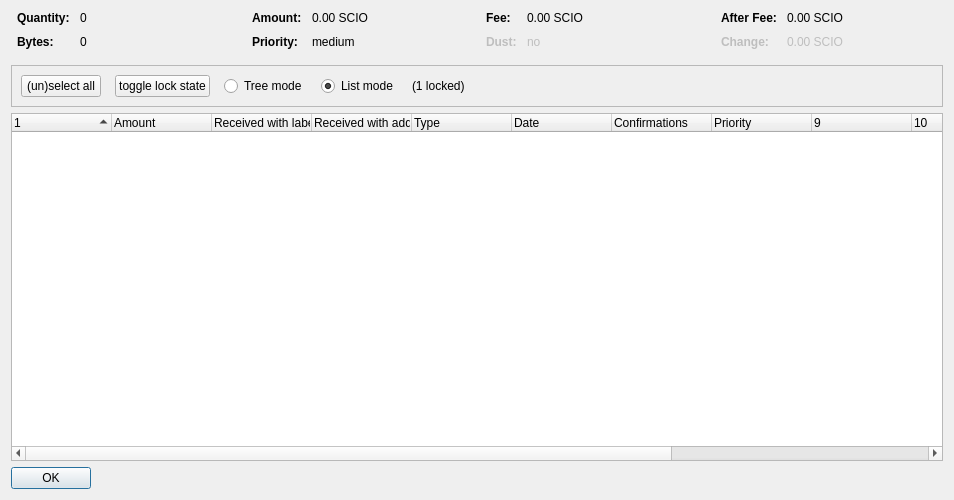
<?xml version="1.0" encoding="UTF-8"?>
<ui version="4.0">
 <class>CoinControlDialog</class>
 <widget class="QDialog" name="CoinControlDialog">
  <property name="geometry">
   <rect>
    <x>0</x>
    <y>0</y>
    <width>954</width>
    <height>500</height>
   </rect>
  </property>
  <property name="windowTitle">
   <string>Coin Selection</string>
  </property>
  <layout class="QVBoxLayout" name="verticalLayout">
   <item>
    <layout class="QHBoxLayout" name="horizontalLayoutTop" stretch="0,0,0,0">
     <property name="topMargin">
      <number>0</number>
     </property>
     <property name="bottomMargin">
      <number>10</number>
     </property>
     <item>
      <layout class="QFormLayout" name="formLayoutCoinControl1">
       <property name="horizontalSpacing">
        <number>10</number>
       </property>
       <property name="verticalSpacing">
        <number>10</number>
       </property>
       <property name="leftMargin">
        <number>6</number>
       </property>
       <property name="rightMargin">
        <number>6</number>
       </property>
       <item row="0" column="0">
        <widget class="QLabel" name="labelCoinControlQuantityText">
         <property name="font">
          <font>
           <weight>75</weight>
           <bold>true</bold>
          </font>
         </property>
         <property name="text">
          <string>Quantity:</string>
         </property>
        </widget>
       </item>
       <item row="0" column="1">
        <widget class="QLabel" name="labelCoinControlQuantity">
         <property name="cursor">
          <cursorShape>IBeamCursor</cursorShape>
         </property>
         <property name="contextMenuPolicy">
          <enum>Qt::ActionsContextMenu</enum>
         </property>
         <property name="text">
          <string notr="true">0</string>
         </property>
         <property name="textInteractionFlags">
          <set>Qt::LinksAccessibleByMouse|Qt::TextSelectableByKeyboard|Qt::TextSelectableByMouse</set>
         </property>
        </widget>
       </item>
       <item row="1" column="0">
        <widget class="QLabel" name="labelCoinControlBytesText">
         <property name="font">
          <font>
           <weight>75</weight>
           <bold>true</bold>
          </font>
         </property>
         <property name="text">
          <string>Bytes:</string>
         </property>
        </widget>
       </item>
       <item row="1" column="1">
        <widget class="QLabel" name="labelCoinControlBytes">
         <property name="cursor">
          <cursorShape>IBeamCursor</cursorShape>
         </property>
         <property name="contextMenuPolicy">
          <enum>Qt::ActionsContextMenu</enum>
         </property>
         <property name="text">
          <string notr="true">0</string>
         </property>
         <property name="textInteractionFlags">
          <set>Qt::LinksAccessibleByMouse|Qt::TextSelectableByKeyboard|Qt::TextSelectableByMouse</set>
         </property>
        </widget>
       </item>
      </layout>
     </item>
     <item>
      <layout class="QFormLayout" name="formLayoutCoinControl2">
       <property name="horizontalSpacing">
        <number>10</number>
       </property>
       <property name="verticalSpacing">
        <number>10</number>
       </property>
       <property name="leftMargin">
        <number>6</number>
       </property>
       <property name="rightMargin">
        <number>6</number>
       </property>
       <item row="0" column="0">
        <widget class="QLabel" name="labelCoinControlAmountText">
         <property name="font">
          <font>
           <weight>75</weight>
           <bold>true</bold>
          </font>
         </property>
         <property name="text">
          <string>Amount:</string>
         </property>
        </widget>
       </item>
       <item row="0" column="1">
        <widget class="QLabel" name="labelCoinControlAmount">
         <property name="cursor">
          <cursorShape>IBeamCursor</cursorShape>
         </property>
         <property name="contextMenuPolicy">
          <enum>Qt::ActionsContextMenu</enum>
         </property>
         <property name="text">
          <string notr="true">0.00 SCIO</string>
         </property>
         <property name="textInteractionFlags">
          <set>Qt::LinksAccessibleByMouse|Qt::TextSelectableByKeyboard|Qt::TextSelectableByMouse</set>
         </property>
        </widget>
       </item>
       <item row="1" column="0">
        <widget class="QLabel" name="labelCoinControlPriorityText">
         <property name="font">
          <font>
           <weight>75</weight>
           <bold>true</bold>
          </font>
         </property>
         <property name="text">
          <string>Priority:</string>
         </property>
        </widget>
       </item>
       <item row="1" column="1">
        <widget class="QLabel" name="labelCoinControlPriority">
         <property name="cursor">
          <cursorShape>IBeamCursor</cursorShape>
         </property>
         <property name="contextMenuPolicy">
          <enum>Qt::ActionsContextMenu</enum>
         </property>
         <property name="text">
          <string>medium</string>
         </property>
         <property name="textInteractionFlags">
          <set>Qt::LinksAccessibleByMouse|Qt::TextSelectableByKeyboard|Qt::TextSelectableByMouse</set>
         </property>
        </widget>
       </item>
      </layout>
     </item>
     <item>
      <layout class="QFormLayout" name="formLayoutCoinControl3">
       <property name="horizontalSpacing">
        <number>10</number>
       </property>
       <property name="verticalSpacing">
        <number>10</number>
       </property>
       <property name="leftMargin">
        <number>6</number>
       </property>
       <property name="rightMargin">
        <number>6</number>
       </property>
       <item row="0" column="0">
        <widget class="QLabel" name="labelCoinControlFeeText">
         <property name="font">
          <font>
           <weight>75</weight>
           <bold>true</bold>
          </font>
         </property>
         <property name="text">
          <string>Fee:</string>
         </property>
        </widget>
       </item>
       <item row="0" column="1">
        <widget class="QLabel" name="labelCoinControlFee">
         <property name="cursor">
          <cursorShape>IBeamCursor</cursorShape>
         </property>
         <property name="contextMenuPolicy">
          <enum>Qt::ActionsContextMenu</enum>
         </property>
         <property name="text">
          <string notr="true">0.00 SCIO</string>
         </property>
         <property name="textInteractionFlags">
          <set>Qt::LinksAccessibleByMouse|Qt::TextSelectableByKeyboard|Qt::TextSelectableByMouse</set>
         </property>
        </widget>
       </item>
       <item row="1" column="0">
        <widget class="QLabel" name="labelCoinControlLowOutputText">
         <property name="enabled">
          <bool>false</bool>
         </property>
         <property name="font">
          <font>
           <weight>75</weight>
           <bold>true</bold>
          </font>
         </property>
         <property name="text">
          <string>Dust:</string>
         </property>
        </widget>
       </item>
       <item row="1" column="1">
        <widget class="QLabel" name="labelCoinControlLowOutput">
         <property name="enabled">
          <bool>false</bool>
         </property>
         <property name="cursor">
          <cursorShape>IBeamCursor</cursorShape>
         </property>
         <property name="contextMenuPolicy">
          <enum>Qt::ActionsContextMenu</enum>
         </property>
         <property name="text">
          <string>no</string>
         </property>
         <property name="textInteractionFlags">
          <set>Qt::LinksAccessibleByMouse|Qt::TextSelectableByKeyboard|Qt::TextSelectableByMouse</set>
         </property>
        </widget>
       </item>
      </layout>
     </item>
     <item>
      <layout class="QFormLayout" name="formLayoutCoinControl4">
       <property name="horizontalSpacing">
        <number>10</number>
       </property>
       <property name="verticalSpacing">
        <number>10</number>
       </property>
       <property name="leftMargin">
        <number>6</number>
       </property>
       <property name="rightMargin">
        <number>6</number>
       </property>
       <item row="0" column="0">
        <widget class="QLabel" name="labelCoinControlAfterFeeText">
         <property name="font">
          <font>
           <weight>75</weight>
           <bold>true</bold>
          </font>
         </property>
         <property name="text">
          <string>After Fee:</string>
         </property>
        </widget>
       </item>
       <item row="0" column="1">
        <widget class="QLabel" name="labelCoinControlAfterFee">
         <property name="cursor">
          <cursorShape>IBeamCursor</cursorShape>
         </property>
         <property name="contextMenuPolicy">
          <enum>Qt::ActionsContextMenu</enum>
         </property>
         <property name="text">
          <string notr="true">0.00 SCIO</string>
         </property>
         <property name="textInteractionFlags">
          <set>Qt::LinksAccessibleByMouse|Qt::TextSelectableByKeyboard|Qt::TextSelectableByMouse</set>
         </property>
        </widget>
       </item>
       <item row="1" column="0">
        <widget class="QLabel" name="labelCoinControlChangeText">
         <property name="enabled">
          <bool>false</bool>
         </property>
         <property name="font">
          <font>
           <weight>75</weight>
           <bold>true</bold>
          </font>
         </property>
         <property name="text">
          <string>Change:</string>
         </property>
        </widget>
       </item>
       <item row="1" column="1">
        <widget class="QLabel" name="labelCoinControlChange">
         <property name="enabled">
          <bool>false</bool>
         </property>
         <property name="cursor">
          <cursorShape>IBeamCursor</cursorShape>
         </property>
         <property name="contextMenuPolicy">
          <enum>Qt::ActionsContextMenu</enum>
         </property>
         <property name="text">
          <string notr="true">0.00 SCIO</string>
         </property>
         <property name="textInteractionFlags">
          <set>Qt::LinksAccessibleByMouse|Qt::TextSelectableByKeyboard|Qt::TextSelectableByMouse</set>
         </property>
        </widget>
       </item>
      </layout>
     </item>
    </layout>
   </item>
   <item>
    <widget class="QFrame" name="frame">
     <property name="minimumSize">
      <size>
       <width>0</width>
       <height>40</height>
      </size>
     </property>
     <property name="frameShape">
      <enum>QFrame::StyledPanel</enum>
     </property>
     <property name="frameShadow">
      <enum>QFrame::Sunken</enum>
     </property>
     <layout class="QHBoxLayout" name="horizontalLayout">
      <item>
       <layout class="QHBoxLayout" name="horizontalLayoutPanel" stretch="0,0,0,0,0,0">
        <property name="spacing">
         <number>14</number>
        </property>
        <item>
         <widget class="QPushButton" name="pushButtonSelectAll">
          <property name="sizePolicy">
           <sizepolicy hsizetype="Maximum" vsizetype="Fixed">
            <horstretch>0</horstretch>
            <verstretch>0</verstretch>
           </sizepolicy>
          </property>
          <property name="text">
           <string>(un)select all</string>
          </property>
          <property name="autoDefault">
           <bool>false</bool>
          </property>
         </widget>
        </item>
        <item>
         <widget class="QPushButton" name="pushButtonToggleLock">
          <property name="sizePolicy">
           <sizepolicy hsizetype="Maximum" vsizetype="Fixed">
            <horstretch>0</horstretch>
            <verstretch>0</verstretch>
           </sizepolicy>
          </property>
          <property name="text">
           <string>toggle lock state</string>
          </property>
          <property name="autoDefault">
           <bool>false</bool>
          </property>
         </widget>
        </item>
        <item>
         <widget class="QRadioButton" name="radioTreeMode">
          <property name="sizePolicy">
           <sizepolicy hsizetype="Maximum" vsizetype="Fixed">
            <horstretch>0</horstretch>
            <verstretch>0</verstretch>
           </sizepolicy>
          </property>
          <property name="text">
           <string>Tree mode</string>
          </property>
         </widget>
        </item>
        <item>
         <widget class="QRadioButton" name="radioListMode">
          <property name="sizePolicy">
           <sizepolicy hsizetype="Maximum" vsizetype="Fixed">
            <horstretch>0</horstretch>
            <verstretch>0</verstretch>
           </sizepolicy>
          </property>
          <property name="text">
           <string>List mode</string>
          </property>
          <property name="checked">
           <bool>true</bool>
          </property>
         </widget>
        </item>
        <item>
         <widget class="QLabel" name="labelLocked">
          <property name="text">
           <string>(1 locked)</string>
          </property>
         </widget>
        </item>
        <item>
         <spacer name="horizontalSpacer">
          <property name="orientation">
           <enum>Qt::Horizontal</enum>
          </property>
          <property name="sizeHint" stdset="0">
           <size>
            <width>40</width>
            <height>20</height>
           </size>
          </property>
         </spacer>
        </item>
       </layout>
      </item>
     </layout>
    </widget>
   </item>
   <item>
    <widget class="CoinControlTreeWidget" name="treeWidget">
     <property name="contextMenuPolicy">
      <enum>Qt::CustomContextMenu</enum>
     </property>
     <property name="sortingEnabled">
      <bool>false</bool>
     </property>
     <property name="columnCount">
      <number>13</number>
     </property>
     <attribute name="headerShowSortIndicator" stdset="0">
      <bool>true</bool>
     </attribute>
     <attribute name="headerStretchLastSection">
      <bool>false</bool>
     </attribute>
     <column>
      <property name="text">
       <string/>
      </property>
     </column>
     <column>
      <property name="text">
       <string>Amount</string>
      </property>
     </column>
     <column>
      <property name="text">
       <string>Received with label</string>
      </property>
     </column>
     <column>
      <property name="text">
       <string>Received with address</string>
      </property>
     </column>
     <column>
      <property name="text">
	<string>Type</string>
      </property>
     </column>
     <column>
      <property name="text">	 
       <string>Date</string>
      </property>
     </column>
     <column>
      <property name="text">
       <string>Confirmations</string>
      </property>
      <property name="toolTip">
       <string>Confirmed</string>
      </property>
     </column>
     <column>
      <property name="text">
       <string>Priority</string>
      </property>
     </column>
     <column>
      <property name="text">
       <string/>
      </property>
     </column>
     <column>
      <property name="text">
       <string/>
      </property>
     </column>
     <column>
      <property name="text">
       <string/>
      </property>
     </column>
     <column>
      <property name="text">
       <string/>
      </property>
     </column>
     <column>
      <property name="text">
       <string/>
      </property>
     </column>
    </widget>
   </item>
   <item>
    <widget class="QDialogButtonBox" name="buttonBox">
     <property name="sizePolicy">
      <sizepolicy hsizetype="Maximum" vsizetype="Fixed">
       <horstretch>0</horstretch>
       <verstretch>0</verstretch>
      </sizepolicy>
     </property>
     <property name="orientation">
      <enum>Qt::Horizontal</enum>
     </property>
     <property name="standardButtons">
      <set>QDialogButtonBox::Ok</set>
     </property>
    </widget>
   </item>
  </layout>
 </widget>
 <customwidgets>
  <customwidget>
   <class>CoinControlTreeWidget</class>
   <extends>QTreeWidget</extends>
   <header>coincontroltreewidget.h</header>
  </customwidget>
 </customwidgets>
 <resources/>
 <connections/>
</ui>
